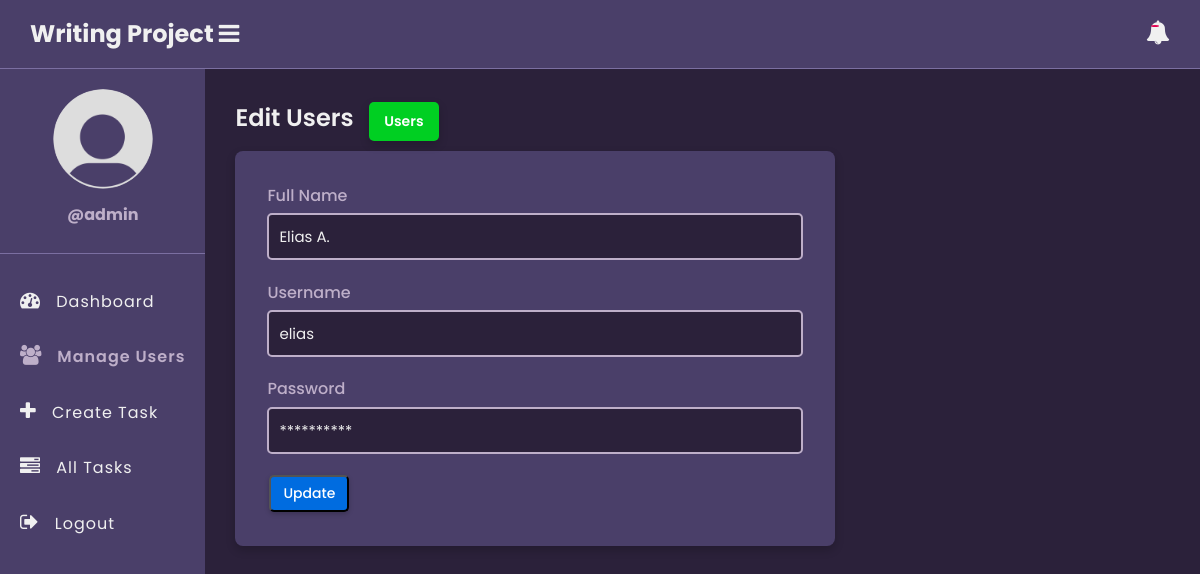
Before: /edit-user.php?id=2 (signed in) with the older database file.
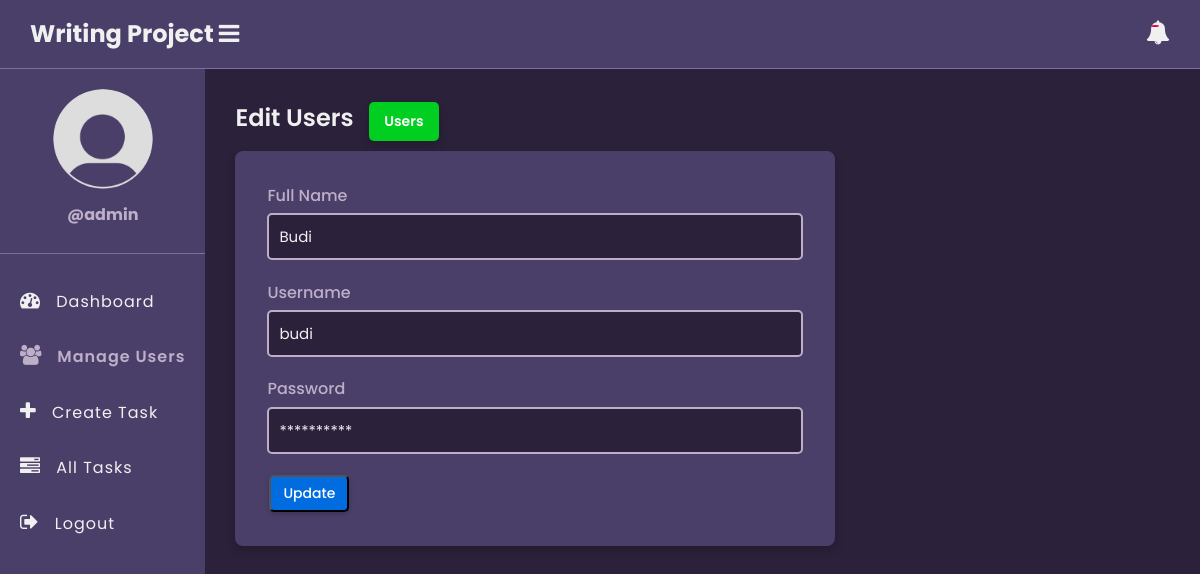
After: the same page with the newer database file.
### tables this page shows
CREATE TABLE `users` (
  `id` int(11) NOT NULL,
  `full_name` varchar(50) NOT NULL,
  `username` varchar(50) NOT NULL,
  `password` varchar(255) NOT NULL,
  `role` enum('admin','employee') NOT NULL,
  `created_at` timestamp NOT NULL DEFAULT current_timestamp()
);

### app/model/User.php (called while the page is built, shortened)
<?php
function get_user_by_id($conn, $id){
	$sql = "SELECT * FROM users WHERE id =? ";
	$stmt = $conn->prepare($sql);
	$stmt->execute([$id]);
	if($stmt->rowCount() > 0){
		$user = $stmt->fetch();
	}else $user = 0;
	return $user;
}

### edit-user.php (the view, shortened to what this page needs)
<?php
if (isset($_SESSION['role']) && isset($_SESSION['id']) && $_SESSION['role'] == "admin") {
    include "DB_connection.php";
    include "app/Model/User.php";
    $id = $_GET['id'];
    $user = get_user_by_id($conn, $id);
 ?>
<!DOCTYPE html>
<html>
<head>
	<link rel="stylesheet" href="https://stackpath.bootstrapcdn.com/font-awesome/4.7.0/css/font-awesome.min.css">
	<link rel="stylesheet" href="css/style.css">
</head>
<body>
	<?php include "inc/header.php" ?>
	<div class="body">
		<?php include "inc/nav.php" ?>
		<section class="section-1">
			<h4 class="title">Edit Users <a href="user.php">Users</a></h4>
			<form class="form-1"
			      method="POST"
			      action="app/update-user.php">
				<div class="input-holder">
					<lable>Full Name</lable>
					<input type="text" name="full_name" class="input-1" placeholder="Full Name" value="<?=$user['full_name']?>"><br>
				</div>
				<div class="input-holder">
					<lable>Username</lable>
					<input type="text" name="user_name" value="<?=$user['username']?>" class="input-1" placeholder="Username"><br>
				</div>
				<div class="input-holder">
					<lable>Password</lable>
					<input type="text" value="**********" name="password" class="input-1" placeholder="Password"><br>
				</div>
				<button class="edit-btn">Update</button>
			</form>
		</section>
	</div>
</body>
</html>
<?php }else{
   $em = "First login";
   header("Location: login.php?error=$em");
   exit();
}
 ?>

Changed rows visible on the page:
changed users: full_name "Elias A." → "Budi"; user_name "elias" → "budi"
